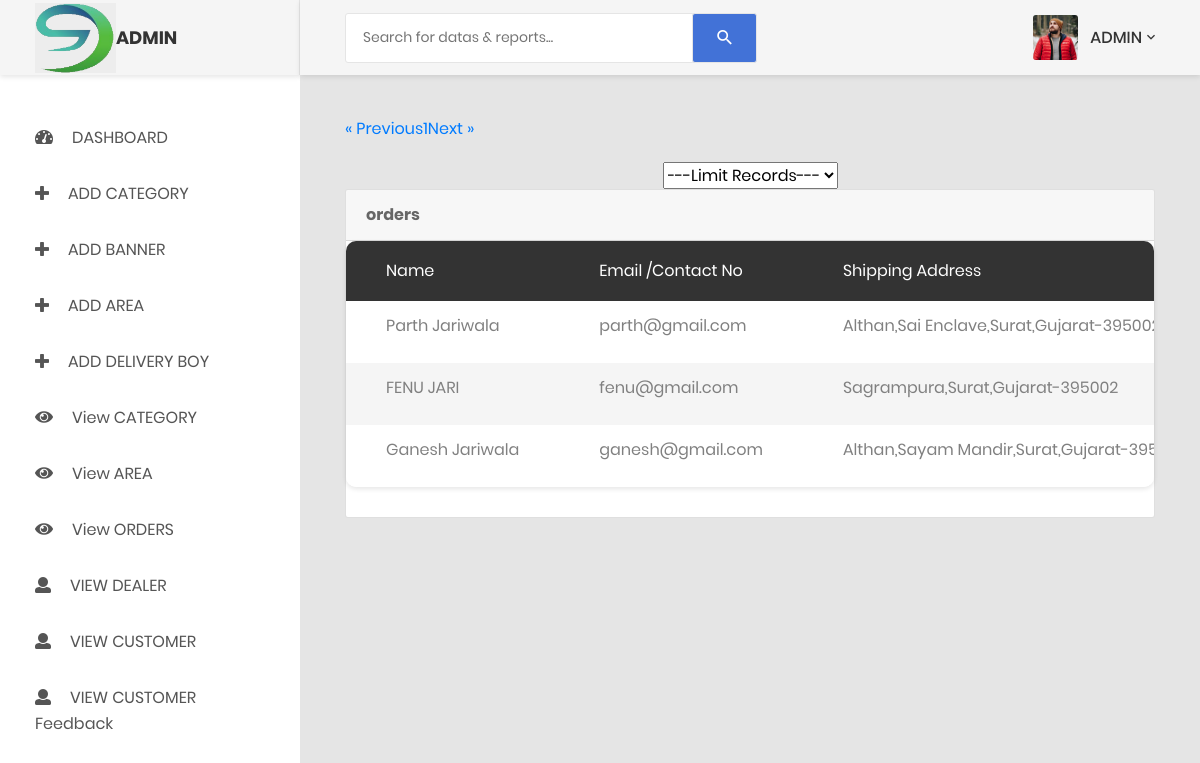
Screenshot of /ADMINDEALERSIDE/SHOW_ORDERS.php (signed in) with the database file from the repository.
### tables this page shows
CREATE TABLE `order_table` (
  `order_id` int(11) NOT NULL,
  `order_number` int(11) NOT NULL,
  `order_total_amount` double(12,2) NOT NULL,
  `transaction_id` varchar(200) NOT NULL,
  `order_date` timestamp NOT NULL DEFAULT current_timestamp() ON UPDATE current_timestamp(),
  `card_cvc` int(5) NOT NULL,
  `card_expiry_month` varchar(30) NOT NULL,
  `card_expiry_year` varchar(30) NOT NULL,
  `order_status` varchar(50) NOT NULL,
  `card_holder_number` varchar(250) NOT NULL,
  `email_address` varchar(250) NOT NULL,
  `customer_name` varchar(250) NOT NULL,
  `customer_address` text NOT NULL,
  `customer_city` varchar(250) NOT NULL,
  `customer_pin` varchar(30) NOT NULL,
  `customer_state` varchar(250) NOT NULL,
  `customer_country` varchar(250) NOT NULL,
  `customer_area` varchar(255) NOT NULL,
  `orderStatus` varchar(255) NOT NULL,
  `deliveryBoyId` int(11) NOT NULL
);

### ADMINDEALERSIDE/SHOW_ORDERS.php (the view, shortened to what this page needs)
<?php
        include_once './includes/config.php';
	$limit = isset($_POST["limit-records"]) ? $_POST["limit-records"] : 5000;
	$page = isset($_GET['page']) ? $_GET['page'] : 1;
        $result=$con->query("SELECT order_table.*,order_item_customer.*,customer_reg.* from order_table,order_item_customer,customer_reg WHERE order_item_customer.status=' ' and order_table.order_id=order_item_customer.order_id");
	$customers = $result->fetch_all(MYSQLI_ASSOC);
        $c=  mysqli_num_rows($result);
	$result1 = $con->query("SELECT count(order_item_id) AS id FROM order_item_customer");
	$custCount = $result1->fetch_all(MYSQLI_ASSOC);
	$total = $custCount[0]['id'];
	$pages = ceil( $total / $limit );
	$Previous = $page - 1;
	$Next = $page + 1;
 ?>
<!DOCTYPE html>
<html>
<head>
	<link rel="stylesheet" type="text/css" href="../library/css/bootstrap.min.css"/>
        <?php include_once './includes/links.php'; ?>
</head>
<body>
    <?php include_once './includes/header.php';
     include_once './includes/sidebar.php'; ?>
	<div class="main-content">
                <div class="section__content section__content--p30">
                    <div class="container-fluid">
                        <div class="row">
                            <div class="col-lg-12">
				<nav aria-label="Page navigation">
					<ul class="pagination">
				    <li>
                                        <a href="SHOW_ORDERS.php?page=<?= $Previous; ?>" aria-label="Previous">
				        <span aria-hidden="true">&laquo; Previous</span>
				      </a>
				    </li>
				    <?php for($i = 1; $i<= $pages; $i++) : ?>
				    	<li><a href="SHOW_ORDERS.php?page=<?= $i; ?>"><?= $i; ?></a></li>
				    <?php endfor; ?>
				    <li>
				      <a href="SHOW_ORDERS.php?page=<?= $Next; ?>" aria-label="Next">
				        <span aria-hidden="true">Next &raquo;</span>
				      </a>
				    </li>
				  </ul>
				</nav>
			<div class="text-center" style="margin-top: 20px; " class="col-md-2">
				<form method="post" action="#">
						<select name="limit-records" id="limit-records">
							<option disabled="disabled" selected="selected">---Limit Records---</option>
						</select>
					</form>
				</div>
		<div class="card">
                                    <div class="card-header">
                                        <strong>orders  </strong>
                                    </div>
                    <?php if($c!=0){ ?>
		<div class="row">
                            <div class="col-lg-12">
                                <div class="table-responsive table--no-card m-b-30">
                                      <table class="table table-borderless table-striped table-earning">
                                        <thead>
                                            <tr>
	                    <th> Name</th>
                            <th width="50">Email /Contact no</th>
                            <th>Shipping Address</th>
	              	</tr>
	          	</thead>
	        	<tbody>
	        		<?php $name=0; foreach($customers as $customer) :
                                    if($name==$customer['order_id']){
                                    }
                                    else{
                                    ?>
		        		<tr>
                <td><?php echo htmlentities($customer['customer_name']);?></td>
		<td><?php echo htmlentities($customer['email_address']);?></td>
        	<td><?php echo htmlentities($customer['customer_address'].",".$customer['customer_city'].",".$customer['customer_state']."-".$customer['customer_pin']);?></td>
                </tr>
                                    <?php }
                                    $name=$customer['order_id'];
                                    endforeach; ?>
	        	</tbody>
      		</table>
               </div>
                            </div>
                        </div>
                    <?php }else{
                        ?> <center><h2>All Orders are confirm</h2></center><?php
                    } ?>
		</div>
	</div>
                    </div>
		</div>
</body>
</html>

### ADMINDEALERSIDE/includes/header.php (shortened to what this page needs)
<?php $b=$_SESSION['name'];
if($b=='ADMIN'){ ?>
<div class="page-container">
            <header class="header-desktop">
                <div class="section__content section__content--p30">
                    <div class="container-fluid">
                        <div class="header-wrap">
                            <form class="form-header" action="" method="POST">
                                <input class="au-input au-input--xl" type="text" style="height: 50px;" name="search" placeholder="Search for datas &amp; reports..." />
                                <button class="au-btn--submit" type="submit">
                                    <i class="zmdi zmdi-search"></i>
                                </button>
                            </form>
                            <div class="header-button">
                                <div class="account-wrap">
                                    <div class="account-item clearfix js-item-menu">
                                        <div class="image">
                                            <?php  $query = mysqli_query($con, "select * from tbl_admin where ADMIN_EMAIL='" . $_SESSION['alogin'] . "'");
                                                $row=  mysqli_fetch_array($query);
                                            ?>
                                            <img src="profileimagesADMIN/<?php echo htmlentities($row['ADMIN_ID']);?>/<?php echo htmlentities($row['ADMIN_PROFILE']);?>" alt="<?php $u=$_SESSION['name']; echo '"$u"'; ?>" />
                                        </div>
                                        <div class="content">
                                            <a class="js-acc-btn" href="#" style="text-decoration: none;"><?php $u=$_SESSION['name']; echo "$u"; ?></a>
                                        </div>
                                    </div>
                                </div>
                            </div>
                        </div>
                    </div>
                </div>
            </header>
            <?php } ?>

### rows the page displays
order_table: customer_name "Parth Jariwala", email_address "parth@gmail.com", customer_address+customer_city+customer_state "Althan,Sai…"
order_table: customer_name "FENU JARI", email_address "fenu@gmail.com", customer_address+customer_city+customer_state "Sagrampura,Surat,Gujarat-395002"
order_table: customer_name "Ganesh Jariwala", email_address "ganesh@gmail.com", customer_address+customer_city+customer_state "Althan,Sayam…"

### other values shown
$u "ADMIN"
